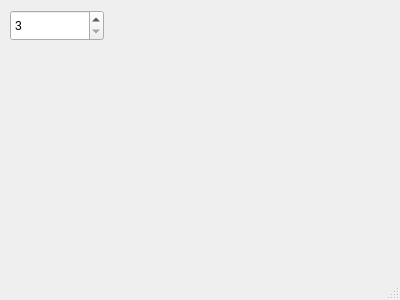
<?xml version="1.0" encoding="UTF-8"?>
<ui version="4.0">
 <class>MainWindow</class>
 <widget class="QMainWindow" name="MainWindow">
  <property name="geometry">
   <rect>
    <x>0</x>
    <y>0</y>
    <width>400</width>
    <height>300</height>
   </rect>
  </property>
  <property name="windowTitle">
   <string>MainWindow</string>
  </property>
  <widget class="QWidget" name="centralWidget">
   <widget class="QSpinBox" name="spinBox">
    <property name="geometry">
     <rect>
      <x>10</x>
      <y>10</y>
      <width>94</width>
      <height>31</height>
     </rect>
    </property>
    <property name="minimum">
     <number>3</number>
    </property>
   </widget>
  </widget>
  <widget class="QStatusBar" name="statusBar"/>
 </widget>
 <layoutdefault spacing="6" margin="11"/>
 <resources/>
 <connections/>
</ui>
